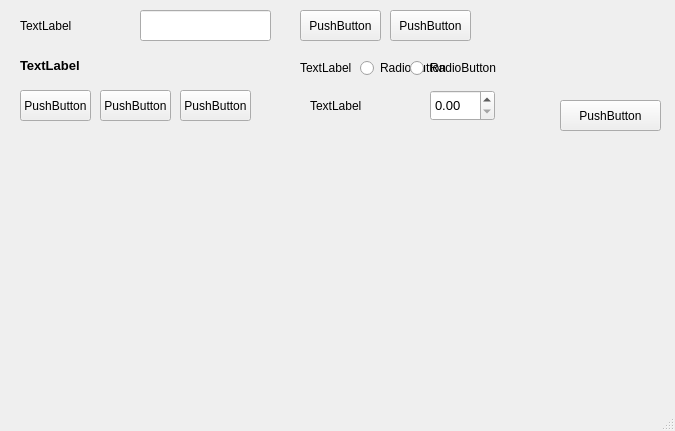
<?xml version="1.0" encoding="UTF-8"?>
<ui version="4.0">
 <class>MainWindow</class>
 <widget class="QMainWindow" name="MainWindow">
  <property name="geometry">
   <rect>
    <x>0</x>
    <y>0</y>
    <width>675</width>
    <height>431</height>
   </rect>
  </property>
  <property name="font">
   <font>
    <weight>75</weight>
    <bold>true</bold>
   </font>
  </property>
  <property name="windowTitle">
   <string>MainWindow</string>
  </property>
  <property name="autoFillBackground">
   <bool>true</bool>
  </property>
  <widget class="QWidget" name="centralwidget">
   <widget class="QWidget" name="widget" native="true">
    <property name="geometry">
     <rect>
      <x>10</x>
      <y>10</y>
      <width>521</width>
      <height>121</height>
     </rect>
    </property>
    <property name="font">
     <font>
      <weight>50</weight>
      <bold>false</bold>
     </font>
    </property>
    <widget class="QLabel" name="label_2">
     <property name="geometry">
      <rect>
       <x>10</x>
       <y>40</y>
       <width>441</width>
       <height>31</height>
      </rect>
     </property>
     <property name="font">
      <font>
       <pointsize>10</pointsize>
       <weight>75</weight>
       <bold>true</bold>
      </font>
     </property>
     <property name="text">
      <string>TextLabel</string>
     </property>
    </widget>
    <widget class="QPushButton" name="pushButton_4">
     <property name="geometry">
      <rect>
       <x>380</x>
       <y>0</y>
       <width>81</width>
       <height>31</height>
      </rect>
     </property>
     <property name="font">
      <font>
       <weight>50</weight>
       <bold>false</bold>
      </font>
     </property>
     <property name="text">
      <string>PushButton</string>
     </property>
    </widget>
    <widget class="QPushButton" name="pushButton_2">
     <property name="geometry">
      <rect>
       <x>170</x>
       <y>80</y>
       <width>71</width>
       <height>31</height>
      </rect>
     </property>
     <property name="font">
      <font>
       <weight>50</weight>
       <bold>false</bold>
      </font>
     </property>
     <property name="text">
      <string>PushButton</string>
     </property>
    </widget>
    <widget class="QLabel" name="label">
     <property name="geometry">
      <rect>
       <x>10</x>
       <y>0</y>
       <width>111</width>
       <height>31</height>
      </rect>
     </property>
     <property name="font">
      <font>
       <pointsize>9</pointsize>
       <weight>50</weight>
       <bold>false</bold>
      </font>
     </property>
     <property name="text">
      <string>TextLabel</string>
     </property>
    </widget>
    <widget class="QPushButton" name="pushButton_3">
     <property name="geometry">
      <rect>
       <x>290</x>
       <y>0</y>
       <width>81</width>
       <height>31</height>
      </rect>
     </property>
     <property name="font">
      <font>
       <weight>50</weight>
       <bold>false</bold>
      </font>
     </property>
     <property name="text">
      <string>PushButton</string>
     </property>
    </widget>
    <widget class="QLineEdit" name="lineEdit">
     <property name="geometry">
      <rect>
       <x>130</x>
       <y>0</y>
       <width>131</width>
       <height>31</height>
      </rect>
     </property>
     <property name="font">
      <font>
       <pointsize>11</pointsize>
       <weight>50</weight>
       <bold>false</bold>
      </font>
     </property>
    </widget>
    <widget class="QPushButton" name="pushButton">
     <property name="geometry">
      <rect>
       <x>10</x>
       <y>80</y>
       <width>71</width>
       <height>31</height>
      </rect>
     </property>
     <property name="font">
      <font>
       <weight>50</weight>
       <bold>false</bold>
      </font>
     </property>
     <property name="text">
      <string>PushButton</string>
     </property>
    </widget>
    <widget class="QDoubleSpinBox" name="doubleSpinBox">
     <property name="geometry">
      <rect>
       <x>420</x>
       <y>80</y>
       <width>65</width>
       <height>31</height>
      </rect>
     </property>
     <property name="font">
      <font>
       <pointsize>10</pointsize>
       <weight>50</weight>
       <bold>false</bold>
      </font>
     </property>
    </widget>
    <widget class="QLabel" name="label_3">
     <property name="geometry">
      <rect>
       <x>300</x>
       <y>80</y>
       <width>111</width>
       <height>31</height>
      </rect>
     </property>
     <property name="font">
      <font>
       <pointsize>9</pointsize>
       <weight>50</weight>
       <bold>false</bold>
      </font>
     </property>
     <property name="text">
      <string>TextLabel</string>
     </property>
    </widget>
    <widget class="QRadioButton" name="radioButton_2">
     <property name="geometry">
      <rect>
       <x>400</x>
       <y>50</y>
       <width>90</width>
       <height>16</height>
      </rect>
     </property>
     <property name="text">
      <string>RadioButton</string>
     </property>
    </widget>
    <widget class="QLabel" name="label_4">
     <property name="geometry">
      <rect>
       <x>290</x>
       <y>52</y>
       <width>56</width>
       <height>12</height>
      </rect>
     </property>
     <property name="text">
      <string>TextLabel</string>
     </property>
    </widget>
    <widget class="QRadioButton" name="radioButton">
     <property name="geometry">
      <rect>
       <x>350</x>
       <y>50</y>
       <width>90</width>
       <height>16</height>
      </rect>
     </property>
     <property name="text">
      <string>RadioButton</string>
     </property>
    </widget>
    <widget class="QPushButton" name="pushButton_5">
     <property name="geometry">
      <rect>
       <x>90</x>
       <y>80</y>
       <width>71</width>
       <height>31</height>
      </rect>
     </property>
     <property name="font">
      <font>
       <weight>50</weight>
       <bold>false</bold>
      </font>
     </property>
     <property name="text">
      <string>PushButton</string>
     </property>
    </widget>
    <zorder>label_2</zorder>
    <zorder>pushButton_4</zorder>
    <zorder>pushButton_2</zorder>
    <zorder>label</zorder>
    <zorder>pushButton_3</zorder>
    <zorder>lineEdit</zorder>
    <zorder>pushButton</zorder>
    <zorder>doubleSpinBox</zorder>
    <zorder>label_3</zorder>
    <zorder>label_4</zorder>
    <zorder>radioButton</zorder>
    <zorder>radioButton_2</zorder>
    <zorder>pushButton_5</zorder>
   </widget>
   <widget class="QLabel" name="label_5">
    <property name="geometry">
     <rect>
      <x>530</x>
      <y>15</y>
      <width>100</width>
      <height>96</height>
     </rect>
    </property>
    <property name="text">
     <string/>
    </property>
   </widget>
   <widget class="QPushButton" name="pushButton_6">
    <property name="geometry">
     <rect>
      <x>560</x>
      <y>100</y>
      <width>101</width>
      <height>31</height>
     </rect>
    </property>
    <property name="font">
     <font>
      <weight>50</weight>
      <bold>false</bold>
     </font>
    </property>
    <property name="text">
     <string>PushButton</string>
    </property>
   </widget>
  </widget>
  <widget class="QMenuBar" name="menubar">
   <property name="geometry">
    <rect>
     <x>0</x>
     <y>0</y>
     <width>675</width>
     <height>21</height>
    </rect>
   </property>
  </widget>
  <widget class="QStatusBar" name="statusbar"/>
 </widget>
 <resources/>
 <connections/>
</ui>
